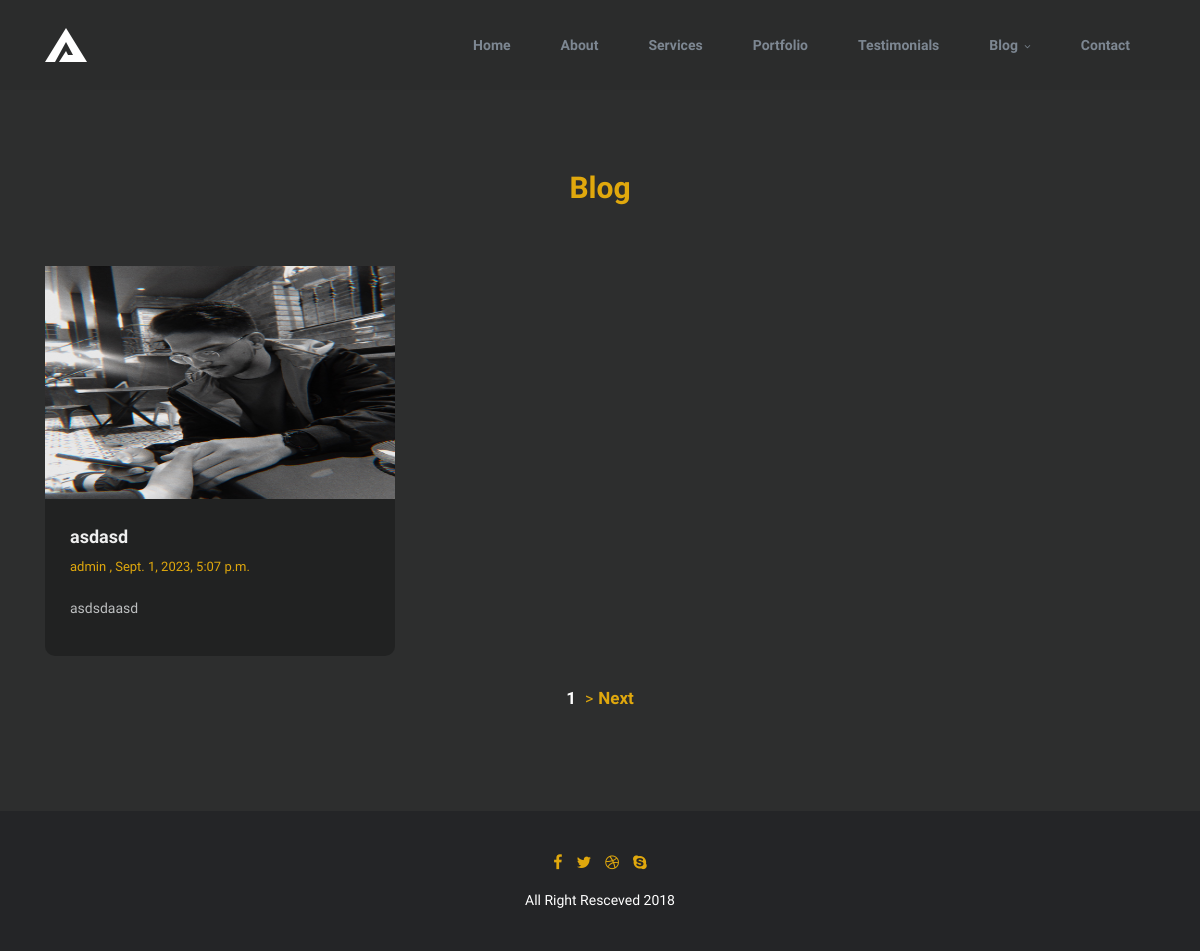
The page /blog/ on the database as committed earlier.
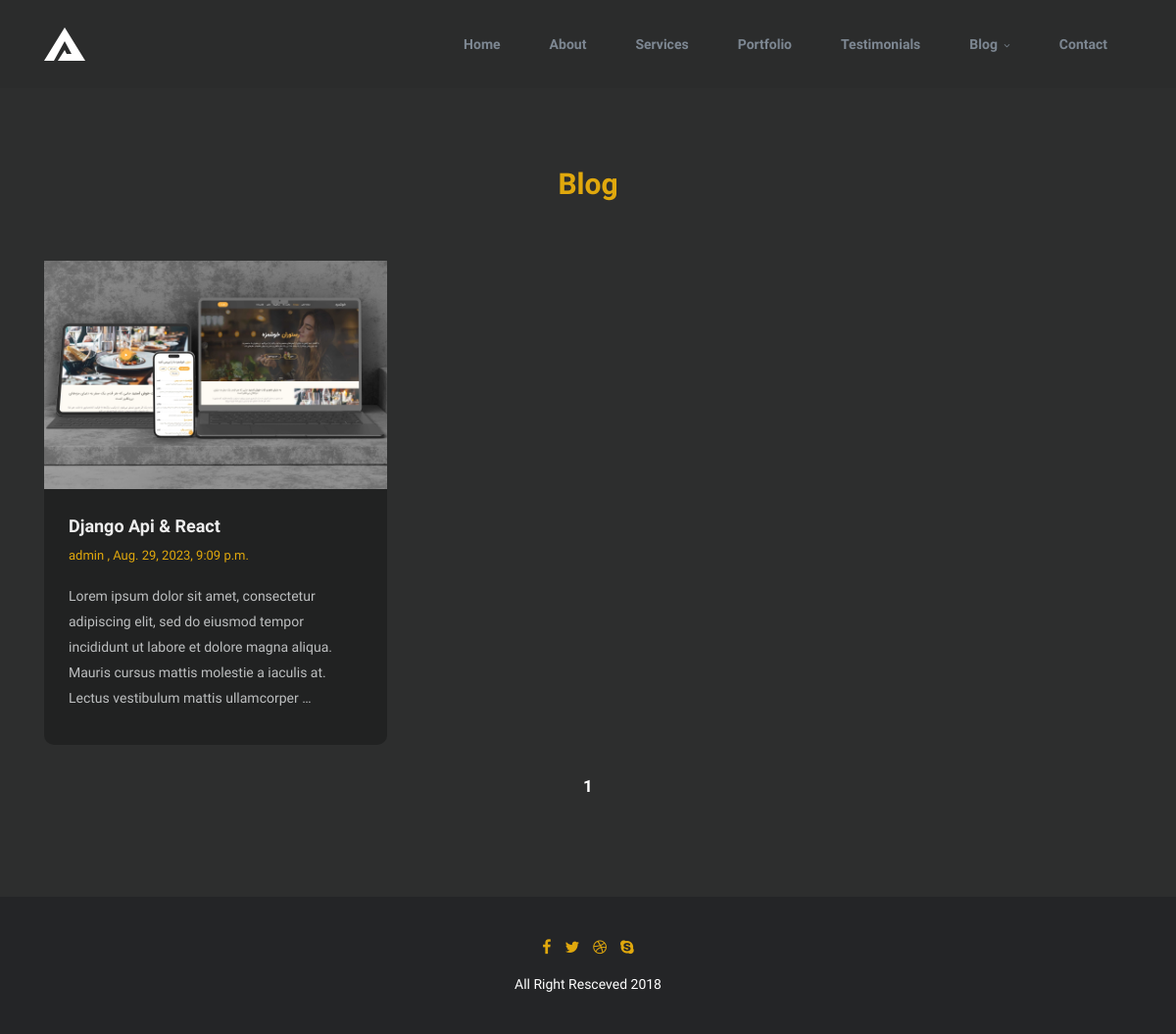
The same page on the database as committed later.
### blog/models.py (models this page shows, shortened)
class Article(models.Model):
    author = models.ForeignKey(User, on_delete=models.CASCADE, verbose_name='Author')
    title = models.CharField(max_length=100, verbose_name='Title')
    slug = models.SlugField(unique=True, blank=True, verbose_name='Slug')
    body = CKEditor5Field('Text', config_name='extends')
    image = models.ImageField(upload_to="images/articles", verbose_name='Image')
    alt = models.CharField(max_length=100, verbose_name='Alt')
    created = models.DateTimeField(auto_now_add=True, verbose_name='Created')
    updated = models.DateTimeField(auto_now=True, verbose_name='Updated')
    pub_date = models.DateField(default=timezone.datetime.now(), verbose_name='Publish Date')
    pagetitle = models.CharField(max_length=500, blank=True, null=True, verbose_name='Title')
    description = models.CharField(max_length=500, blank=True, null=True, verbose_name='Description')
    canonical = models.CharField(max_length=500, blank=True, null=True, verbose_name='Canonical')
    localeOg = models.CharField(max_length=500, blank=True, null=True, verbose_name='Og:locale')
    typeOg = models.CharField(max_length=500, blank=True, null=True, verbose_name='Og:type')
    titleOg = models.CharField(max_length=500, blank=True, null=True, verbose_name='Og:title')
    descriptionOg = models.CharField(max_length=500, blank=True, null=True, verbose_name='Og:description')
    site_name = models.CharField(max_length=500, blank=True, null=True, verbose_name='Og:site_name')
    widthOg = models.PositiveIntegerField(blank=True, null=True, verbose_name='Og:image:width')
    heightOg = models.PositiveIntegerField(blank=True, null=True, verbose_name='Og:image:height')
    class Meta:
        ordering = ('-created',)

### blog/views.py (the view)
# urls.py: path("blog/", views.article_list, name="articles_list"),
def article_list(request):
    articles = Article.objects.all()
    tags = Tags.objects.all()
    page_number = request.GET.get('page')
    paginator = Paginator(articles, 1)
    object_list = paginator.get_page(page_number)
    context = {
        'articles': object_list,
        'tags': tags
    }
    return render(request, "blog/articles_list.html", context)

### blog/templates/blog/articles_list.html (shortened to what this page needs)
<!DOCTYPE html>
{% load static %}
<html lang="en">
<head>
    <link rel="stylesheet" href="{% static 'css2/plugins/animate.css' %}"/>
    <link rel="stylesheet" href="{% static 'css2/plugins/animated-headlines.css' %}">
    <link rel="stylesheet" href="{% static 'css2/bootstrap.min.css' %}"/>
    <link
            href="https://stackpath.bootstrapcdn.com/font-awesome/4.7.0/css2/font-awesome.min.css"
            rel="stylesheet">
    <link rel="stylesheet" href="{% static 'css2/plugins/animated-headlines.css' %}">
    <link rel="stylesheet" href="{% static 'css2/plugins/magnific-popup.css' %}"/>
    <link rel="stylesheet" href="{% static 'css2/main.css' %}"/>
</head>
<body>
<nav class="navbar navbar-expand-lg navbar-dark bg-dark fixed-top">
    <div class="container">
        <a class="navbar-brand" href="{% url 'home_app:home' %}"><img src="{% static 'img/logo.png' %}" alt=""></a>
        <div class="collapse navbar-collapse" id="navbarNav">
            <ul class="navbar-nav ml-auto">
                <li class="nav-item">
                    <a class="nav-link" href="#slider">Home</a>
                </li>
                <li class="nav-item">
                    <a class="nav-link" href="#about">About</a>
                </li>
                <li class="nav-item">
                    <a class="nav-link" href="#services">Services</a>
                </li>
                <li class="nav-item">
                    <a class="nav-link" href="#portfolio">Portfolio</a>
                </li>
                <li class="nav-item">
                    <a class="nav-link" href="#testimonials">Testimonials</a>
                </li>
                <li class="nav-item dropdown">
                    <a
                            class="nav-link "
                            href="#"
                            id="navbarDropdown"
                            role="button"
                            data-toggle="dropdown"
                            aria-haspopup="true"
                            aria-expanded="false">
                        Blog
                        <span class="fa fa-angle-down"></span>
                    </a>
                </li>
                <li class="nav-item">
                    <a class="nav-link" href="#contact">Contact</a>
                </li>
            </ul>
        </div>
    </div>
</nav>
<section class="blog" id="blog">
    <div class="container">
        <h2 class="text-center">Blog</h2>
        <div class="row">
            {% for blog in articles %}
                <div class="co-md-6 col-lg-4">
                    <div class="box">
                        <div class="image">
                            <img src="{{ blog.image.url }}" alt="{{ blog.alt }}">
                        </div>
                        <div class="text">
                            <h3><a href="{% url 'blog:articles_detail' blog.slug %}">{{ blog.title }}</a></h3>
                            <h4>{{ blog.author }} , {{ blog.created }}</h4>
                            <p> {{ blog.body|truncatewords:30|safe }} </p>
                        </div>
                    </div>
                </div>
            {% endfor %}
        </div>
    </div>
    <div class="pagination-container">
        <span class="num">{{ articles.number }}</span>
        {% if articles.has_next %}
            <a class="next" href="?page={{ articles.next_page_number }}">><span>Next</span></a>
        {% endif %}
    </div>
</section>
<footer class="footer text-center">
    <div class="social-icons">
        <span class="fa fa-facebook" aria-hidden="true"></span>
        <span class="fa fa-twitter" aria-hidden="true"></span>
        <span class="fa fa-dribbble" aria-hidden="true"></span>
        <span class="fa fa-skype" aria-hidden="true"></span>
    </div>
    <p>All Right Resceved 2018</p>
</footer>
</body>
</html>

### static/css2/main.css (style rules this page uses)
body { font-family: 'Muli', sans-serif; }
.navbar { background: #2b2c2c !important; padding: 25px 0; }
.navbar .nav-item { font-size: 14px; font-weight: 600; margin: 0 20px; }
.navbar .nav-item .nav-link { color: #7d8792; }
.navbar .navbar-nav .dropdown span { font-size: 10px; margin-left: 3px; }
.blog { padding: 170px 0 100px 0; background: #2d2e2e; }
.blog h2 { font-size: 30px; font-weight: 800; color: #e0a80d; margin-bottom: 60px; }
.blog .box { border-radius: 10px; background: #212222; margin-bottom: 30px; }
.blog .box .image { position: relative; }
.blog .box .image img { width: 100%; height: 233px; }
.blog .box .text { padding: 25px; }
.blog .box h3 a { font-size: 18px; line-height: 25px; font-weight: 700; color: #eee; margin-bottom: 25px; margin-top: 30px; text-decoration: none; }
.blog .box h4 { font-size: 13px; font-weight: 300; color: #e0a80d; margin-bottom: 20px; margin-top: 10px; }
.blog .box p { font-size: 14px; font-weight: 400; color: #bdbfc0; line-height: 26px; }
.footer { padding: 40px 0; background: #242527; }
.footer .social-icons span { color: #e0a80d; padding: 0 5px; }
.footer p { color: #ffffff; font-size: 14px; font-weight: 300; margin: 0; margin-top: 15px; }
.pagination-container { text-align: center; }
.num { margin: 0 5px; color: #fff; font-size: 17px; font-weight: 800; }

Rows that differ between the two databases and show on the page:
removed Article: image (picture), title "asdasd", author "admin", created "Sept. 1, 2023, 5:07 p.m.", body "asdsdaasd"
now on this page (row unchanged): Article: image (picture), title "Django Api & React", author "admin", created "Aug. 29, 2023, 9:09 p.m.", body "Lorem ipsum dolor sit amet, consectetur adipiscing elit, sed do eiusmod tempor incididunt ut labore et dolore magna aliqua. Mauris cursus mattis molestie a iaculis at. Lectus vestibulum mattis ullamcorper …"
Other text that changed with them:
text no longer shown: "> Next"
